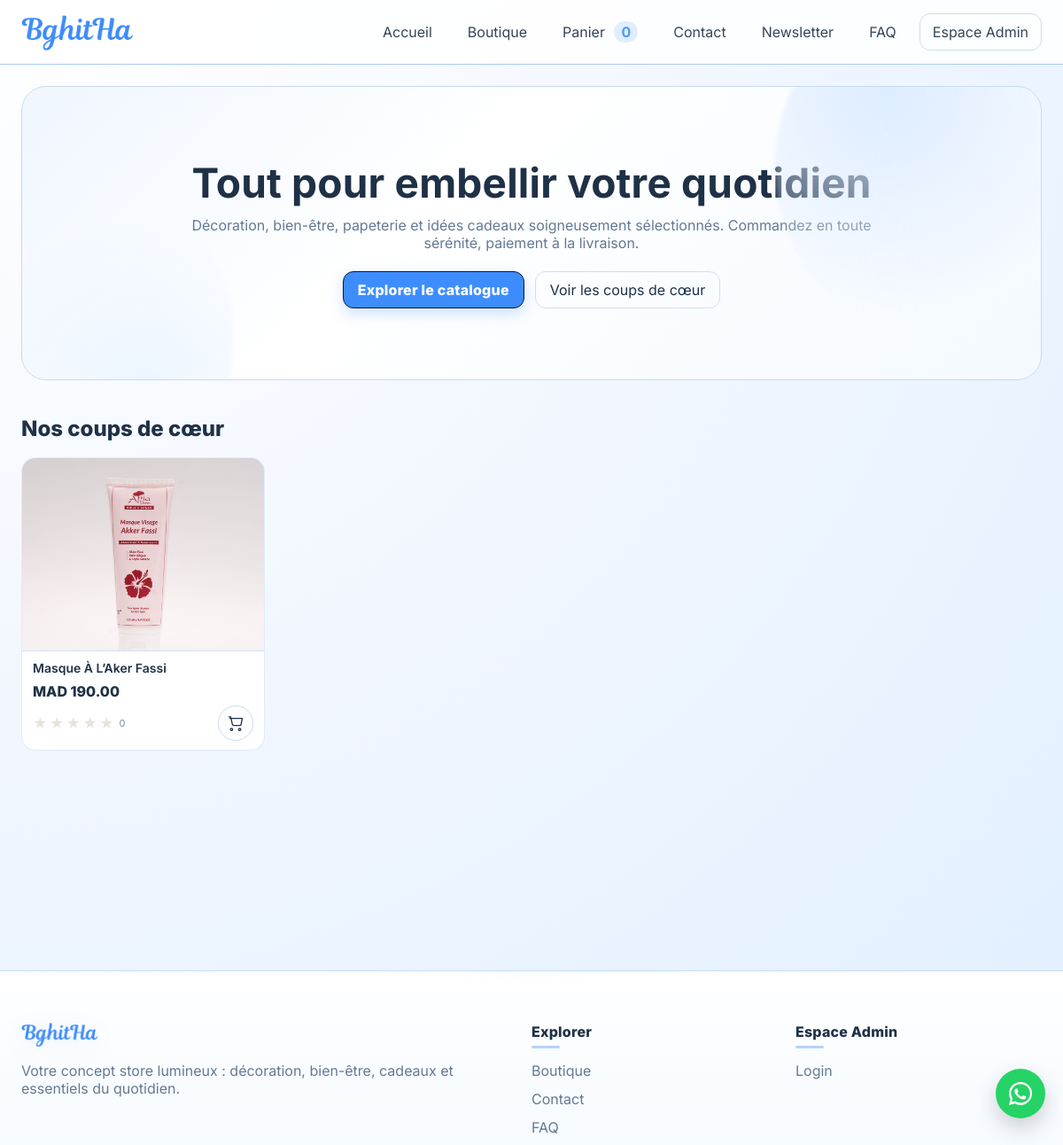
The page / on the database its author committed.
### tables this page shows
CREATE TABLE products (
            id INTEGER PRIMARY KEY AUTOINCREMENT,
            title TEXT NOT NULL,
            slug TEXT UNIQUE,
            description_html TEXT,
            price_cents INTEGER NOT NULL DEFAULT 0,
            images TEXT,
            category TEXT,
            tags TEXT,
            stock INTEGER DEFAULT 0,
            sku TEXT,
            published INTEGER DEFAULT 1,
            created_at TEXT,
            updated_at TEXT
        , discount_cents INTEGER);

### mywebstore/routes/public.py (the view)
    @app.route("/")
    def index():
        conn = get_db(app)
        cur = conn.cursor()
        top_ids = get_top_sellers(app, 1)
        top_product = None
        if top_ids:
            cur.execute(
                "SELECT * FROM products WHERE id=? AND published=1",
                (int(top_ids[0]),),
            )
            top_product = cur.fetchone()
        if top_product:
            cur.execute(
                "SELECT * FROM products WHERE published=1 AND id != ? ORDER BY created_at DESC LIMIT 7",
                (int(top_product["id"]),),
            )
            rest = cur.fetchall()
            products = [top_product] + rest
        else:
            cur.execute(
                "SELECT * FROM products WHERE published=1 ORDER BY created_at DESC LIMIT 8"
            )
            products = cur.fetchall()
        release_db(conn)
        return render_template("index.html", products=products, price=cents_to_price)

### mywebstore/database.py (called while the page is built)
def get_db(app: Flask) -> sqlite3.Connection:
    db_path = os.path.join(app.instance_path, "store.db")
    if has_app_context():
        cached = getattr(g, "_db_conn", None)
        if cached is not None:
            return cached
        conn = sqlite3.connect(db_path)
        conn.row_factory = sqlite3.Row
        g._db_conn = conn
        return conn
    conn = sqlite3.connect(db_path)
    conn.row_factory = sqlite3.Row
    return conn

def release_db(conn: Optional[sqlite3.Connection]) -> None:
    if conn is None:
        return
    try:
        conn.close()
    except Exception:
        pass
    if has_app_context() and getattr(g, "_db_conn", None) is conn:
        g._db_conn = None

### mywebstore/services.py (called while the page is built)
def get_ratings_cache(app: Flask):
    cache = getattr(g, "_ratings_cache", None)
    if cache is not None:
        return cache
    conn = get_db(app)
    cur = conn.cursor()
    cur.execute("SELECT product_id, AVG(rating) as avg_r, COUNT(*) as c FROM reviews GROUP BY product_id")
    data = {row[0]: (float(row[1]) if row[1] is not None else 0.0, int(row[2] or 0)) for row in cur.fetchall()}
    g._ratings_cache = data
    return data

def rating_for(app: Flask, product_id: int):
    cache = get_ratings_cache(app)
    return cache.get(int(product_id), (0.0, 0))

### mywebstore/utils.py (called while the page is built)
def cents_to_price(cents: int) -> str:
    try:
        return f"MAD {cents/100:,.2f}"
    except Exception:
        return "MAD 0.00"

### templates/index.html (shortened to what this page needs)
{% extends 'base.html' %}
{% block content %}
  <section class="hero">
    <div class="hero-inner">
      <h1>Tout pour embellir votre quotidien</h1>
      <p>Décoration, bien-être, papeterie et idées cadeaux soigneusement sélectionnés. Commandez en toute sérénité, paiement à la livraison.</p>
      <div class="actions">
        <a class="btn primary" href="{{ url_for('shop') }}">Explorer le catalogue</a>
        <a class="btn ghost" href="#featured">Voir les coups de cœur</a>
      </div>
    </div>
  </section>
  <section id="featured" class="section">
    <h2 class="section-title">Nos coups de cœur</h2>
    {% if products %}
      <div class="grid">
        {% for product in products %}
          {% include 'components/product_card.html' %}
        {% endfor %}
      </div>
    {% else %}
      <div class="empty">Aucun article n’est disponible pour le moment. Revenez bientôt !</div>
    {% endif %}
  </section>
{% endblock %}

### templates/components/product_card.html (shortened to what this page needs)
<div class="card product">
  {% set primary = first_image(product['images']) %}
  {% set d = (product['discount_cents'] or 0)|int %}
  {% set pc = (product['price_cents'] or 0)|int %}
  {% set has_discount = (product['discount_cents'] is not none and d > 0 and d < pc) %}
  <a href="{{ url_for('product_detail', pid=product['id'], slug=product['slug']) }}" class="thumb">
    {% if primary %}
      <img src="{{ url_for('static', filename=primary) }}" alt="{{ product['title'] }}"/>
    {% else %}
      <div class="placeholder">No Image</div>
    {% endif %}
  </a>
  <div class="content">
    <a href="{{ url_for('product_detail', pid=product['id'], slug=product['slug']) }}" class="product-title">{{ product['title'] }}</a>
    {% set r = rating_for(product['id']) %}
    {% set main_price = price(d) if has_discount else price(pc) %}
    <div class="meta-row">
      <div class="price-stack">
        <div class="price-row">
          <span class="price-current">{{ main_price }}</span>
        </div>
      </div>
    </div>
    <div class="footer-row">
      <div class="rating-line">
        <span class="stars"><span class="fill" style="width: {{ (r[0] * 20) | round(0) }}%"></span></span>
        <span class="count muted">{{ r[1] }}</span>
      </div>
      <form method="post" action="{{ url_for('add_to_cart') }}" class="quick-add">
        <button class="icon-btn" type="submit" aria-label="Add to cart">
        </button>
      </form>
    </div>
  </div>
</div>

### rows shown on the page
products: title "Masque À L’Aker Fassi", main_price "MAD 190.00", r "0"

### other values the page prints
{{ cart_count }} "0"
